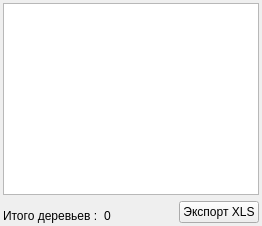
      <widget class="QWidget" name="tab_2">
       <property name="enabled">
        <bool>true</bool>
       </property>
       <attribute name="title">
        <string>Перечёт деревьев</string>
       </attribute>
       <layout class="QVBoxLayout" name="verticalLayout_9">
        <property name="leftMargin">
         <number>3</number>
        </property>
        <property name="topMargin">
         <number>3</number>
        </property>
        <property name="rightMargin">
         <number>3</number>
        </property>
        <property name="bottomMargin">
         <number>3</number>
        </property>
        <item>
         <widget class="QTableWidget" name="tableWidget">
          <attribute name="horizontalHeaderVisible">
           <bool>false</bool>
          </attribute>
          <attribute name="verticalHeaderVisible">
           <bool>false</bool>
          </attribute>
          <attribute name="verticalHeaderHighlightSections">
           <bool>false</bool>
          </attribute>
         </widget>
        </item>
        <item>
         <layout class="QHBoxLayout" name="horizontalLayout_13">
          <item alignment="Qt::AlignBottom">
           <widget class="QLabel" name="label_7">
            <property name="text">
             <string>Итого деревьев :</string>
            </property>
           </widget>
          </item>
          <item alignment="Qt::AlignBottom">
           <widget class="QLabel" name="label_28">
            <property name="text">
             <string>0</string>
            </property>
           </widget>
          </item>
          <item>
           <spacer name="horizontalSpacer_4">
            <property name="orientation">
             <enum>Qt::Horizontal</enum>
            </property>
            <property name="sizeHint" stdset="0">
             <size>
              <width>40</width>
              <height>20</height>
             </size>
            </property>
           </spacer>
          </item>
          <item alignment="Qt::AlignBottom">
           <widget class="QPushButton" name="pushButton_6">
            <property name="text">
             <string>Экспорт XLS</string>
            </property>
           </widget>
          </item>
         </layout>
        </item>
       </layout>
      </widget>
